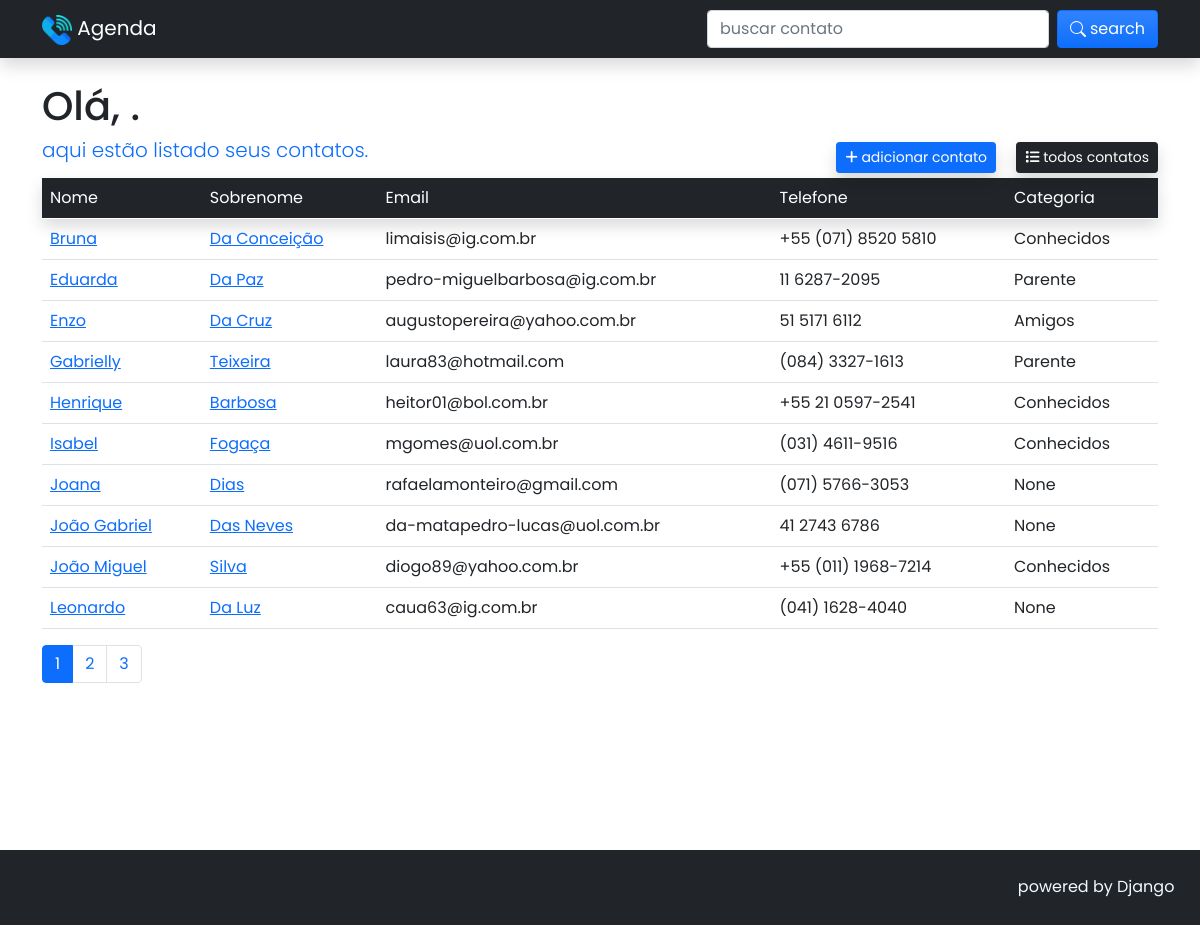
The app's page /, older data.
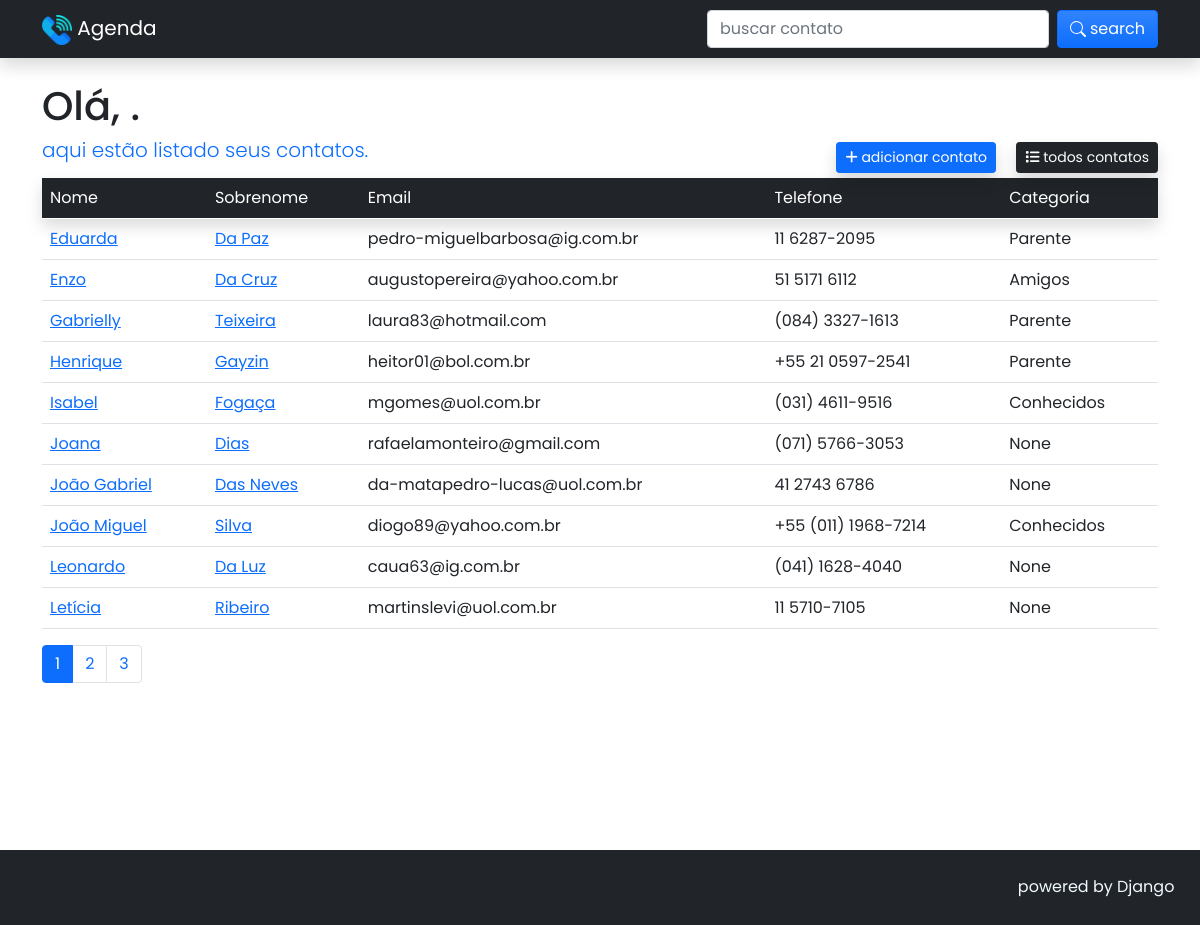
The same page, newer data.
### agenda/models.py (models this page shows, shortened)
class Contact(models.Model):
    first_name = models.CharField(max_length=30)
    last_name = models.CharField(max_length=30, blank=True, null=True)
    telephone = models.CharField(max_length=20)
    email = models.CharField(max_length=255, blank=True, null=True)
    created_in = models.DateTimeField(auto_now_add=True)
    description = models.TextField(blank=True, null=True)
    category = models.ForeignKey(
        Category, on_delete=models.SET_NULL, null=True, blank=True
    )
    profile_picture = models.ImageField(
        blank=True,
        upload_to='agenda/img/%Y/%m/%d'
    )
    to_show = models.BooleanField(default=True)

class Category(models.Model):
    name = models.CharField(max_length=60)
    def __str__(self):
        return self.name

### agenda/views.py (the view)
# urls.py: path('', views.home, name='home'),
def home(request):
    contacts = Contact.objects.all().filter(
        to_show=True
    ).order_by('first_name')
    paginator = Paginator(contacts, 10)
    page_number = request.GET.get('page')
    page_obj = paginator.get_page(page_number)
    form = NewContactForm()
    return render(request, 'agenda/pages/home.html', context={
            'contacts': page_obj,
            'form': form
        }
    )

### agenda/templates/agenda/pages/home.html (shortened to what this page needs)
{% extends 'global/base.html' %}
{% block content %}
{% include 'agenda/partials/_nav.html' %}
<div class="container-md">
    <div class="row">
        <div class="col-lg-12">
        {% include 'agenda/partials/_btn_action.html' %}
        <table class="table table-hover">
            <thead>
                <tr class="table-dark shadow">
                    <th>Nome</th>
                    <th>Sobrenome</th>
                    <th>Email</th>
                    <th>Telefone</th>
                    <th>Categoria</th>
                </tr>
            </thead>
            <tbody>
            {% for contact in contacts %}
                {% if contact.to_show %}
                    <tr>
                        <td>
                            <a href="{% url 'agenda:contact' contact.id %}">{{ contact.first_name | title }}</a>
                        </td>
                        <td>
                            <a href="{% url 'agenda:contact' contact.id %}">{{ contact.last_name | title }}</a>
                        </td>
                        <td>{{ contact.email }}</td>
                        <td>{{ contact.telephone }}</td>
                        <td>{{ contact.category }}</td>
                    </tr>
                {% endif %}
            {% endfor %}
            </tbody>
        </table>
        </div>
        {% include 'agenda/partials/_pagination.html' %}
    </div>
</div>
{% endblock content %}
{% block footer %}
<footer>
    <span>powered by Django</span>
</footer>
{% endblock footer %}

Row changes from the older to the newer data that the page shows:
removed Contact: first_name "Bruna", last_name "Da Conceição", email "limaisis@ig.com.br", telephone "+55 (071) 8520 5810", category "Conhecidos"
changed Contact "Henrique": last_name "Barbosa" → "Gayzin"; category "Conhecidos" → "Parente"
now on this page (row unchanged): Contact: first_name "Letícia", last_name "Ribeiro", email "martinslevi@uol.com.br", telephone "11 5710-7105", category "None"
